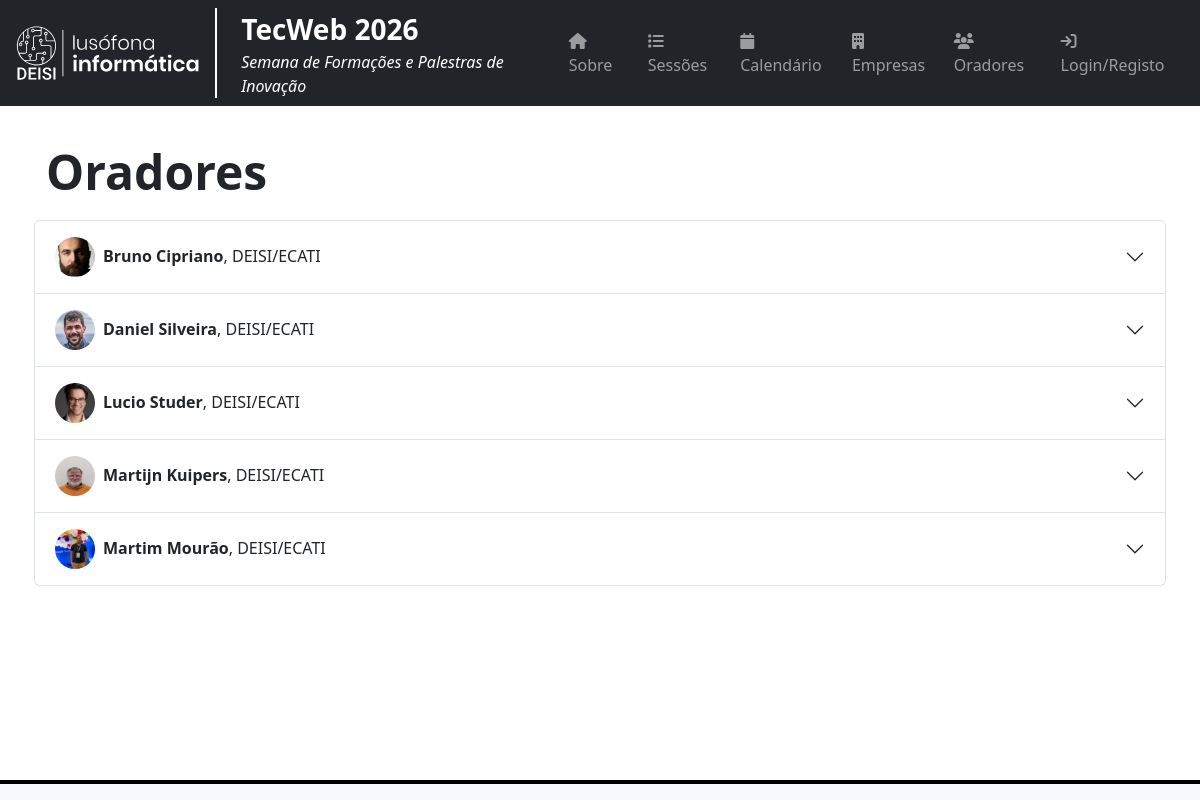
The page /oradores/ on the database its author committed.
### tecweb/models.py (models this page shows, shortened)
class Orador(models.Model):
    user = models.OneToOneField(User, on_delete=models.CASCADE)
    nome = models.CharField(max_length=200)
    linkedin = models.CharField(max_length=300, blank=True, null=True)
    orcid = models.CharField(max_length=300, default=None, blank=True, null=True)
    cv = models.TextField(null=True, blank=True)
    foto = models.ImageField(upload_to="tecweb/fotos", null=True, blank=True)
    email = models.CharField(max_length=200, null=True, blank=True, default=None)
    entidade = models.ForeignKey(Entidade, on_delete=models.CASCADE, default=None, null=True, blank=True)
    token = models.CharField(max_length=64, blank=True, null=True)
    class Meta:
        ordering = ['nome']  # Definindo a ordenacao alfabetica por nome

class Entidade(models.Model):
    nome =  models.CharField(max_length=255, default='', null=True, blank=True)
    link = models.URLField(max_length=200, default='', null=True, blank=True)
    logotipo = models.ImageField(upload_to='tecweb/logos', null = True, blank = True)
    def __str__(self):
        return f"{self.nome}"

### tecweb/views.py (the view)
# urls.py: path('oradores/', views.oradores_view, name='oradores'),
def oradores_view(request):
    context = {}
    context['oradores'] = Orador.objects.filter(sessoes__ano=ano_atual).distinct().order_by('nome')
    superuser=None
    if request.user.is_authenticated:
        email = request.user.email
        superuser = User.objects.filter(email=email, is_superuser=True).first()
    context['superuser'] = superuser
    return render(request, 'tecweb/oradores.html', context)

### tecweb/models.py (called while the page is built)
    def __str__(self):
        return self.titulo

### tecweb/templatetags/group_filters.py (called while the page is built)
@register.filter(name='has_group')
def has_group(user, group_name):
    return user.groups.filter(name=group_name).exists()

### tecweb/templates/tecweb/oradores.html (shortened to what this page needs)
{% extends "tecweb/layout.html" %}
{% load static %}
{% load markdownify %}
{% block content %}
<main class="container-fluid mt-5">
    <div class="container px-3">
        <div class="row flex-lg-row g-5 mt-4">
            <h2 class="display-5 fw-bold text-body-emphasis lh-1" style="margin-bottom: 0 !important;">Oradores</h2>
            <div class="container mt-4">
                <div class="accordion" id="oradoresAccordion">
                {% for orador in oradores %}
                    <div class="accordion-item">
                        <h2 class="accordion-header">
                            <button class="accordion-button collapsed" type="button" data-bs-toggle="collapse" data-bs-target="#orador{{ forloop.counter }}" aria-expanded="false">
                                {% if orador.foto %}
                                    <img src="{{ orador.foto.url }}" alt="Foto Orador" class="rounded-circle me-2" width="40" height="40">
                                {% endif %}
                                <strong>{{ orador.nome }}</strong>{% if orador.entidade %}, {{ orador.entidade }} {% endif %}
                            </button>
                        </h2>
                                {% load group_filters %}
                    </div>
                {% endfor %}
                </div>
            </div>
        </div>
    </div>
</main>
{% endblock %}

### rows shown on the page
Orador: foto (picture), nome "Bruno Cipriano", entidade "DEISI/ECATI"
Orador: foto (picture), nome "Daniel Silveira", entidade "DEISI/ECATI"
Orador: foto (picture), nome "Lucio Studer", entidade "DEISI/ECATI"
Orador: foto (picture), nome "Martijn Kuipers", entidade "DEISI/ECATI"
Orador: foto (picture), nome "Martim Mourão", entidade "DEISI/ECATI"
